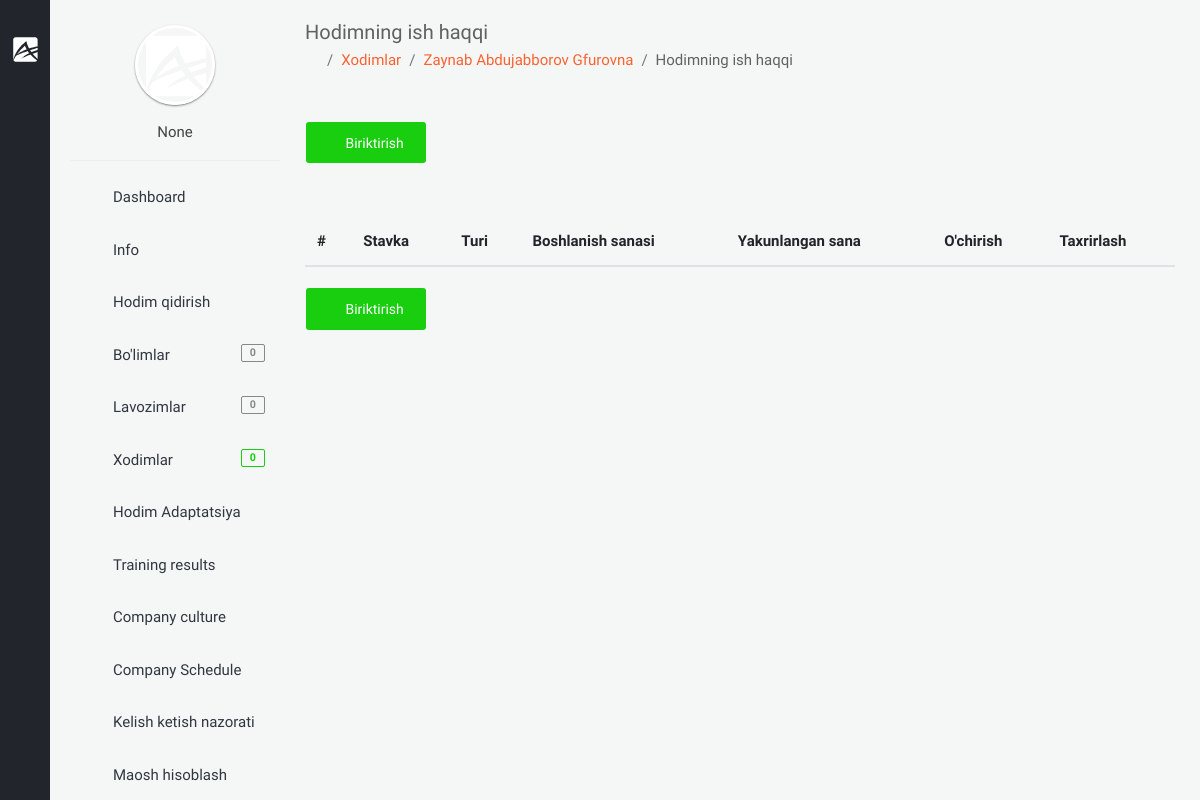
The app's page /backoffice/salary/3 (signed in), older data.
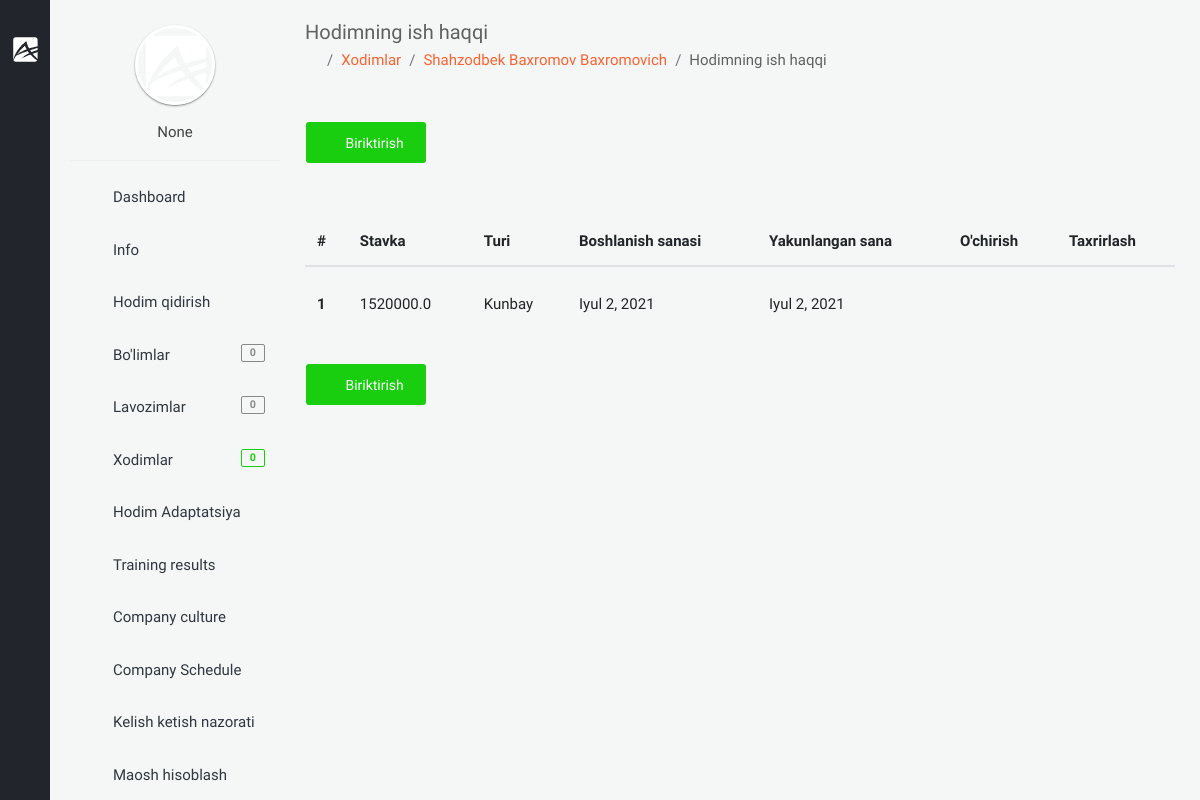
The same page, newer data.
### app/models.py (models this page shows, shortened)
class User(AbstractUser):
    branch = models.ForeignKey(Branch, on_delete=models.CASCADE, null=True, blank=True, verbose_name="Filial")
    company = models.ForeignKey("Company", on_delete=models.CASCADE, null=True, blank=True, verbose_name='Kompaniya')
    is_director = models.BooleanField(default=True)
    created_at = models.DateTimeField(auto_now_add=True)
    class Meta:
        verbose_name_plural = "HR"

class Staff(models.Model):
    GENDER = (
        ('male', 'Erkak'),
        ('female', 'Ayol')
    )
    company = models.ForeignKey(Company, on_delete=models.CASCADE, verbose_name="Kompaniya")
    first_name = models.CharField(null=True, blank=True, max_length=255, verbose_name="Ism")
    second_name = models.CharField(null=True, blank=True, max_length=255, verbose_name="Familiya")
    last_name = models.CharField(null=True, blank=True, max_length=255, verbose_name="Otasining ismi")
    username = models.CharField(null=True, blank=True, max_length=255, verbose_name="Username")
    birth_date = models.DateField(null=True, blank=True, verbose_name="Tug'ilgan sana")
    gender = models.CharField(choices=GENDER, max_length=10, verbose_name="Jinsi")
    password = models.CharField(null=True, blank=True, max_length=255, verbose_name="parol")
    training_url = models.UUIDField(max_length=200, unique=True, null=True, blank=True)
    tabel_number = models.PositiveIntegerField(null=True, blank=True, verbose_name="Tabel raqami")
    start_work_at = models.DateField(null=True, blank=True, verbose_name="Ish boshlagan sana")
    account_number = models.BigIntegerField(null=True, blank=True, verbose_name="Xisob raqami")
    email = models.EmailField(unique=True, verbose_name="Elektron manzil")
    mobile_phone = models.CharField(null=True, blank=True, max_length=15, verbose_name="Mobil telefon")
    home_phone = models.CharField(null=True, blank=True, max_length=15, verbose_name="Uy telefoni")
    work_phone = models.CharField(null=True, blank=True, max_length=15, verbose_name="Ish telefoni")
    address = models.CharField(null=True, blank=True, max_length=255, verbose_name="Uy manzili")
    image = models.ImageField(upload_to='company/staff/image/', null=True, blank=True, verbose_name="Xodimning rasmi")
    qr_code = models.ImageField(upload_to='company/staff/qr_code/', null=True, blank=True,
                                verbose_name="Xodimning qr code")
    department = models.ForeignKey(Department, on_delete=models.CASCADE, verbose_name="Bo'lim")
    position = models.ForeignKey(Position, on_delete=models.CASCADE, verbose_name="Lavozim")
    note = models.CharField(max_length=255, null=True, blank=True, verbose_name="Eslatma")
    created_at = models.DateTimeField(auto_now_add=True)
    class Meta:
        ordering = ['-created_at']
        verbose_name_plural = "Xodimlar"

class Salary(models.Model):
    type_of_work = models.CharField(null=True, blank=True, max_length=255,
                                    verbose_name="Ishlash turi(soatbay, kunbay, ishbay ...)")
    amount = models.FloatField(null=True, blank=True, verbose_name="Miqdori")
    attached_date = models.DateField(null=True, blank=True, verbose_name="Biriktirilgan sana")
    completion_date = models.DateField(null=True, blank=True, verbose_name="Yankunlangan sana")
    staff = models.ForeignKey("Staff", on_delete=models.CASCADE, verbose_name="Xodim")
    class Meta:
        verbose_name_plural = "Ish haqqi"

### backoffice/views.py (the view)
# urls.py: path('salary/<int:pk>', views.SalaryListView.as_view(), name='salary'),
class SalaryListView(LoginRequiredMixin, generic.ListView):
    model = models.Salary
    template_name = 'backoffice/pages/salary/list.html'
    def get_context_data(self, *, object_list=None, **kwargs):
        ctx = super(SalaryListView, self).get_context_data(**kwargs)
        staff_id = self.kwargs.get('pk')
        ctx['staff'] = models.Staff.objects.get(id=staff_id)
        ctx['salaries'] = models.Salary.objects.filter(staff_id=staff_id).order_by('-id')
        return ctx

### backoffice/context_processors.py (called while the page is built, shortened)
def staff_amount(request):
    amount_staff = None
    if request.user.is_anonymous == False:
        company = request.user.company
        staff = models.Staff.objects.filter(company=company)
        amount_staff = staff.count()
    return {"amount_staff": amount_staff}

def position_amount(request):
    position_amounts = None
    if request.user.is_anonymous == False:
        company = request.user.company
        position = models.Position.objects.filter(company=company)
        position_amounts = position.count()
    return {
        'position_amounts': position_amounts
    }

def department_amount(request):
    department_amounts = None
    if request.user.is_anonymous == False:
        company = request.user.company
        department = models.Department.objects.filter(company=company)
        department_amounts = department.count()
    return {
        'department_amounts': department_amounts
    }

def bot_user_list_counter(request):
    department_amounts = None
    if request.user.is_anonymous == False:
        company = request.user.company
        department = models.NewStaff.objects.filter(company=company)
        department_amounts = department.count()
    return {
        'bot_user_list_counter': department_amounts
    }

def staff_gender_statistic(request):
    male = None
    female = None
    return {
        "male_count": '',
        "female_count": '',
        "company_staff_count": '',
        "width_male": '',
        "width_female": '',
    }

### templates/backoffice/pages/salary/list.html (shortened to what this page needs)
{% extends 'backoffice/base.html' %}
{% block content %}
<section class="content">
    <div class="container-fluid">
        <div class="block-header">
            <div class="row clearfix">
                <div class="col-lg-12 col-md-12  col-sm-12">
                    <h2>Hodimning ish haqqi</h2>
                    <ul class="breadcrumb padding-0">
                        <li class="breadcrumb-item"><a href="{% url 'backoffice-main' %}"><i class="zmdi zmdi-home"></i></a></li>
                        <li class="breadcrumb-item"><a href="{% url 'staff' %}">Xodimlar</a></li>
                        <li class="breadcrumb-item"><a href="{% url 'staff-detail' staff.id %}">{{ staff.first_name }} {{ staff.second_name }} {{ staff.last_name }}</a></li>
                        <li class="breadcrumb-item">Hodimning ish haqqi</li>
                    </ul>
                </div>
            </div>
        </div>
        <div class="row clearfix">
            <div class="col-lg-12 col-md-12 col-sm-12">
                <div class="card">
                    <div class="header d-flex justify-content-between">
                            <div class="button-demo js-modal-buttons">
                                <button type="button" data-color="pink" data-toggle="modal" data-target="#colorModal" class="btn btn-success waves-effect"><i class="zmdi zmdi-plus"></i> Biriktirish</button>
                            </div>
                    </div>
                    </div>
                    <div class="body table-responsive">
                        <table class="table table-hover">
                            <thead>
                                <tr>
                                    <th>#</th>
                                    <th>Stavka</th>
                                    <th>Turi</th>
                                    <th>Boshlanish sanasi</th>
                                    <th>Yakunlangan sana</th>
                                    <th>O'chirish</th>
                                    <th>Taxrirlash</th>
                                </tr>
                            </thead>
                            <tbody>
                            {% for salary in salaries %}
                                <tr>
                                    <th scope="row">{{ salary.id }}</th>
                                    <td>{{ salary.amount }}</td>
                                    <td>{{ salary.type_of_work }}</td>
                                    <td>{{ salary.attached_date }}</td>
                                    <td>{{ salary.completion_date }}</td>
                                    <td>
                                        <form action="{% url 'salary_delete' pk=salary.id %}" method="POST">
                                                <button type="submit" class="btn btn-neutral waves-effect"><i class="zmdi zmdi-delete"></i></button>
                                        </form>
                                    </td>
                                    <td>
                                        <button type="button" data-color="pink" data-toggle="modal" data-target="#colorModal{{ salary.id }}" class="btn btn-neutral waves-effect"><i class="zmdi zmdi-edit"></i></button>
                                    </td>
                                </tr>
                            {% endfor %}
                            </tbody>
                        </table>
                    </div>
                    <div class="header">
                        <div class="button-demo js-modal-buttons">
                            <button type="button" data-color="pink" data-toggle="modal" data-target="#colorModal" class="btn btn-success waves-effect"><i class="zmdi zmdi-plus"></i> Biriktirish</button>
                        </div>
                    </div>
                </div>
            </div>
        </div>
</section>
{% endblock %}

### templates/backoffice/base.html (shortened to what this page needs)
{% load static %}
<!doctype html>
<html lang="en">
<head>
    {% include 'backoffice/../app/assets/links.html' %}
</head>
<body class="theme-black" style="overflow: auto">
{% if request.path == "/backoffice/login" or request.path == "/backoffice/registration" %}
{% else %}
    {% include 'backoffice/parts/minileftbar.html' %}
{% endif %}
{% block content %}{% endblock %}
</body>
</html>

### templates/app/assets/links.html
{% load static %}
<link rel="stylesheet" href="{% static 'backoffice/assets/plugins/bootstrap/css/bootstrap.min.css' %}">
<link rel="stylesheet" href="{% static 'backoffice/assets/plugins/jquery-datatable/dataTables.bootstrap4.min.css' %}">
<link  rel="stylesheet" href="{% static 'backoffice/assets/css/main.css' %}">
<link rel="stylesheet" href="{% static 'backoffice/assets/css/color_skins.css' %}">
<link rel="stylesheet" href="{% static 'backoffice/assets/plugins/multi-select/css/multi-select.css' %}">
<link rel="stylesheet" href="{% static 'backoffice/assets/plugins/bootstrap-select/css/bootstrap-select.css' %}">
<link rel="stylesheet" href="{% static 'backoffice/custom.css' %}">

### templates/backoffice/parts/minileftbar.html (shortened to what this page needs)
{% load static %}
<aside id="minileftbar" class="minileftbar">
    <ul class="menu_list">
        <li>
            <a href="javascript:void(0);" class="bars" style="display: inline;"></a>
            <a class="navbar-brand" href="{% url 'backoffice-main' %}"><img src="{% static 'backoffice/assets/images/logo.svg' %}" alt="Alpino"></a>
        </li>
        <li><a href="javascript:void(0);" class="menu-sm"><i class="zmdi zmdi-swap"></i></a></li>
        <li><a href="" title="Events"><i class="zmdi zmdi-calendar"></i></a></li>
        <li><a href="" title="Contact List"><i class="zmdi zmdi-account-box-phone"></i></a></li>
        <li><a href="javascript:void(0);" class="fullscreen" data-provide="fullscreen"><i
                class="zmdi zmdi-fullscreen"></i></a></li>
        <li class="power">
            <a href="{% url 'logout' %}" class="mega-menu"><i class="zmdi zmdi-power"></i></a>
        </li>
    </ul>
</aside>
<aside class="right_menu">
    <div id="leftsidebar" class="sidebar">
        <div class="menu">
            <ul class="list">
                <li>
                    <div class="user-info m-b-20">
                        <div class="image">
                        {% if request.user.company.logo_url %}
                            <a href="{% url 'company_update' request.user.company.id %}" class=" waves-effect waves-block"><img src="{% if request.user.company.logo_url %}{{ request.user.company.logo_url }}{% endif %}" alt="User" style="width: 100px;height: 100px;"></a>
                        {% else %}
                            <a href="{% url 'company_update' request.user.company.id %}" class=" waves-effect waves-block"><img src="{% static 'backoffice/assets/images/logo.svg' %}" alt="User"></a>
                        {% endif %}
                        </div>
                        <div class="detail">
                            <p>{{ request.user.company }}</p>
                        </div>
                    </div>
                </li>
                <li><a href="{% url 'backoffice-main' %}" class="toggled waves-effect waves-block"><i class="zmdi zmdi-home"></i><span>Dashboard</span></a></li>
                <li>
                    <a href="{% url 'info' %}" class="menu-toggle waves-effect waves-block"><i class="zmdi zmdi-desktop-windows"></i><span>Info</span></a>
                </li>
                <li>
                    <a href="{% url 'search_staff' %}" class="menu-toggle waves-effect waves-block"><i class="zmdi zmdi-search"></i><span>Hodim qidirish</span></a>
                </li>
                <li>
                    <a href="{% url 'department' %}" class="menu-toggle waves-effect waves-block"><i class="zmdi zmdi-window-maximize"></i><span>Bo'limlar</span> <span class="badge badge-default float-right">{{ department_amounts }}</span></a>
                </li>
                <li><a href="{% url 'position' %}" class="menu-toggle waves-effect waves-block"><i class="zmdi zmdi-ticket-star"></i><span>Lavozimlar</span><span class="badge badge-default float-right">{{ position_amounts }}</span></a>
                <li><a href="{% url 'staff' %}" class="menu-toggle waves-effect waves-block"><i class="zmdi zmdi zmdi-accounts-add"></i><span>Xodimlar</span><span class="badge badge-success float-right">{{ amount_staff }}</span></a></li>
                <li>
                    <a href="{% url 'training_info' %}" class="menu-toggle waves-effect waves-block"><i class="zmdi zmdi-desktop-windows"></i><span>Hodim Adaptatsiya</span></a>
                </li>
                <li>
                    <a href="{% url 'staff_training_answer' %}" class="menu-toggle waves-effect waves-block"><i class="zmdi zmdi-refresh-sync"></i><span>Training results</span></a>
                </li>
                <li>
                    <a href="{% url 'company_culture' %}" class="menu-toggle waves-effect waves-block"><i class="zmdi zmdi-view-headline"></i><span>Company culture</span></a>
                </li>
                <li>
                    <a href="{% url 'company_schedule' %}" class="menu-toggle waves-effect waves-block"><i class="zmdi zmdi-time-interval"></i><span>Company Schedule</span></a>
                </li>
                <li>
                    <a href="{% url 'control_staff_flow' %}" class="menu-toggle waves-effect waves-block"><i class="zmdi zmdi-run"></i><span>Kelish ketish nazorati</span></a>
                </li>
                <li>
                    <a href="" class="menu-toggle waves-effect waves-block"><i class="zmdi zmdi-money-box"></i><span>Maosh hisoblash</span></a>
                </li>
            </ul>
        </div>
    </div>
</aside>

### templates/app/assets/scripts.html (shortened to what this page needs)
{% load  static %}

### backoffice/static/backoffice/assets/css/color_skins.css (style rules this page uses)
.theme-black .minileftbar { background: #22252b }
.theme-black .minileftbar .menu_list li a { color: #afafaf }

Row changes from the older to the newer data that the page shows:
changed Staff: first_name "Zaynab" → "Shahzodbek"; second_name "Abdujabborov" → "Baxromov"; last_name "Gfurovna" → "Baxromovich"
added Salary: id "1", amount "1520000.0", type_of_work "Kunbay", attached_date "Iyul 2, 2021", completion_date "Iyul 2, 2021"
